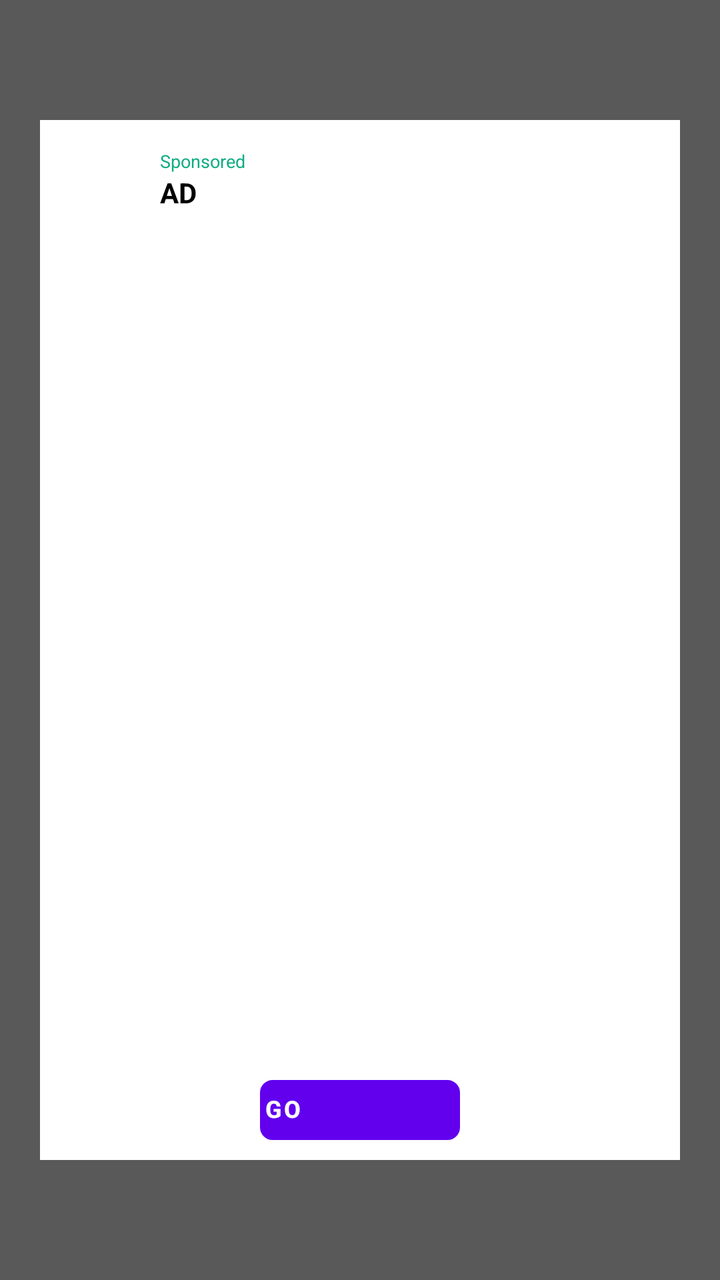
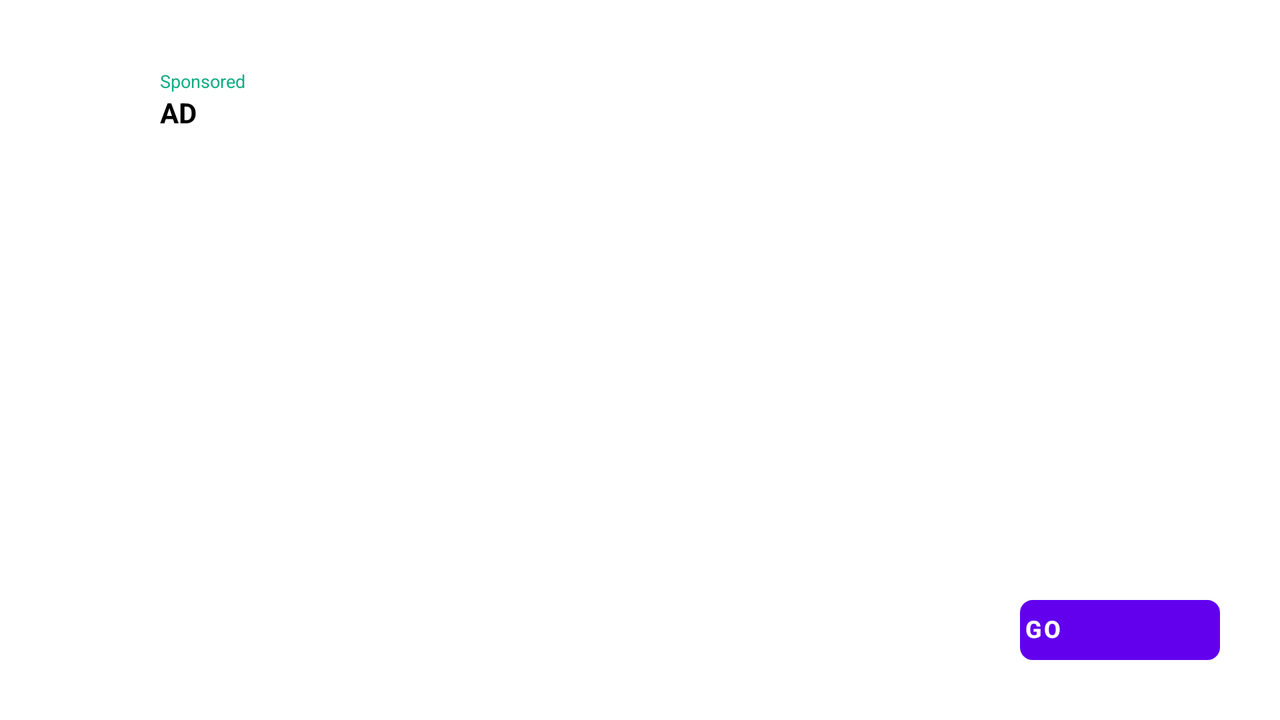

Two renders of one Android screen. The first uses the default layout on a phone; the second uses the alternative layout the repository ships for a different screen configuration, on a matching device. The two XML files are below.
<!-- AndroidManifest.xml: fallback theme Theme.MaterialComponents.DayNight.NoActionBar -->
<!-- res/layout/admost_native_full.xml -->
<?xml version="1.0" encoding="utf-8"?>
<RelativeLayout xmlns:android="http://schemas.android.com/apk/res/android" xmlns:app="http://schemas.android.com/apk/res-auto" xmlns:aapt="http://schemas.android.com/aapt" android:layout_width="wrap_content" android:layout_height="match_parent">
    <ImageView android:id="@+id/ad_back" android:visibility="gone" android:layout_width="match_parent" android:layout_height="match_parent" android:scaleType="fitXY"/>
    <ImageView android:layout_width="match_parent" android:layout_height="match_parent" android:src="#a6000000"/>
    <LinearLayout android:orientation="vertical" android:background="@color/AMRNativeBackground" android:layout_width="match_parent" android:layout_height="match_parent" android:layout_marginLeft="20dp" android:layout_marginTop="60dp" android:layout_marginRight="20dp" android:layout_marginBottom="60dp">
        <LinearLayout android:gravity="bottom" android:orientation="vertical" android:padding="10dp" android:layout_width="match_parent" android:layout_height="wrap_content">
            <LinearLayout android:gravity="center_vertical" android:orientation="horizontal" android:layout_width="match_parent" android:layout_height="match_parent">
                <ImageView android:id="@+id/ad_app_icon" android:layout_width="40dp" android:layout_height="40dp" android:scaleType="fitXY" android:adjustViewBounds="true"/>
                <LinearLayout android:orientation="vertical" android:paddingLeft="10dp" android:layout_width="0dp" android:layout_height="wrap_content" android:layout_weight="1">
                    <TextView android:textSize="9sp" android:textColor="@color/AMRNativeAdSponsoredColor" android:id="@+id/ad_attribution" android:layout_width="wrap_content" android:layout_height="wrap_content" android:text="@string/AMR_text_sponsored" android:lines="1"/>
                    <TextView android:textSize="14sp" android:typeface="normal" android:textStyle="bold" android:textColor="@color/AMRNativeAdTitleColor" android:ellipsize="end" android:gravity="center_vertical" android:id="@+id/ad_headline" android:layout_width="wrap_content" android:layout_height="wrap_content" android:text="@string/AMR_text_ad_all_caps" android:lines="1"/>
                </LinearLayout>
            </LinearLayout>
        </LinearLayout>
        <LinearLayout android:gravity="center" android:orientation="horizontal" android:background="@drawable/ad_image_back" android:padding="1dp" android:layout_width="match_parent" android:layout_height="0dp" android:layout_weight="1">
            <ImageView android:layout_gravity="center" android:id="@+id/ad_image" android:layout_width="match_parent" android:layout_height="wrap_content" android:scaleType="fitCenter"/>
        </LinearLayout>
        <LinearLayout android:gravity="center" android:orientation="vertical" android:padding="10dp" android:layout_width="match_parent" android:layout_height="wrap_content">
            <TextView android:textSize="12sp" android:textColor="@color/AMRNativeAdBodyColor" android:ellipsize="end" android:gravity="center_vertical" android:id="@+id/ad_body" android:padding="5dp" android:layout_width="wrap_content" android:layout_height="0dp" android:maxLines="2" android:layout_weight="1"/>
            <Button android:id="@+id/ad_call_to_action" android:layout_width="wrap_content" android:layout_height="30dp" android:maxWidth="180dp" style="@style/AMRButton"/>
        </LinearLayout>
    </LinearLayout>
    <ImageButton android:id="@+id/amr_ad_close" android:layout_width="36dp" android:layout_height="36dp" android:src="@drawable/ad_close" android:scaleType="fitXY" style="@style/AMRButtonTransparent"/>
    <LinearLayout android:gravity="right" android:orientation="vertical" android:id="@+id/ad_choices" android:layout_width="wrap_content" android:layout_height="wrap_content" android:layout_alignParentRight="true"/>
    <ImageView android:id="@+id/ad_mopub" android:paddingLeft="4dp" android:paddingTop="2dp" android:paddingRight="2dp" android:paddingBottom="4dp" android:visibility="gone" android:layout_width="26dp" android:layout_height="26dp" android:src="@drawable/ad_mopub_daa" android:layout_alignParentRight="true"/>
</RelativeLayout>
<!-- resources referenced by this layout -->
<resources>
  <color name="AMRNativeAdBodyColor">#576574</color>
  <color name="AMRNativeAdSponsoredColor">#10ac84</color>
  <color name="AMRNativeAdTitleColor">#000000</color>
  <color name="AMRNativeBackground">#ffffff</color>
  <!-- drawable ad_image_back (drawable) -->
  <?xml version="1.0" encoding="utf-8"?>
  <shape xmlns:android="http://schemas.android.com/apk/res/android" xmlns:app="http://schemas.android.com/apk/res-auto" xmlns:aapt="http://schemas.android.com/aapt" android:shape="rectangle">
      <stroke android:width="2dp" android:color="#ffffff"/>
  </shape>
  <string name="AMR_text_ad_all_caps">AD</string>
  <string name="AMR_text_sponsored">Sponsored</string>
  <style name="AMRButton">
          <item name="android:textSize">12sp</item>
          <item name="android:textStyle">bold</item>
          <item name="android:textColor">@android:color/white</item>
          <item name="android:ellipsize">end</item>
          <item name="android:background">@drawable/ad_button</item>
          <item name="android:paddingLeft">2dp</item>
          <item name="android:paddingTop">0dp</item>
          <item name="android:paddingRight">2dp</item>
          <item name="android:paddingBottom">0dp</item>
          <item name="android:maxWidth">120dp</item>
          <item name="android:minWidth">100dp</item>
          <item name="android:text">@string/AMRGo</item>
          <item name="android:maxLines">2</item>
      </style>
  <style name="AMRButtonTransparent">
          <item name="android:textColor">@android:color/white</item>
          <item name="android:gravity">left|center_horizontal|clip_horizontal</item>
          <item name="android:background">@android:color/transparent</item>
          <item name="android:padding">2dp</item>
          <item name="android:focusable">true</item>
          <item name="android:clickable">true</item>
          <item name="android:minWidth">30dp</item>
          <item name="android:minHeight">30dp</item>
          <item name="android:drawablePadding">2dp</item>
      </style>
  <!-- drawable ad_button (drawable) -->
  <?xml version="1.0" encoding="utf-8"?>
  <shape xmlns:android="http://schemas.android.com/apk/res/android" xmlns:app="http://schemas.android.com/apk/res-auto" xmlns:aapt="http://schemas.android.com/aapt" android:shape="rectangle">
      <corners android:topLeftRadius="6dp" android:topRightRadius="6dp" android:bottomLeftRadius="6dp" android:bottomRightRadius="6dp"/>
      <stroke android:width="2px" android:color="#ffffff"/>
      <solid android:color="@color/AMRNativeButtonColor"/>
  </shape>
  <string name="AMRGo">GO</string>
  <color name="AMRNativeButtonColor">#10ac84</color>
</resources>
<!-- res/layout-land/admost_native_full.xml (the repository's variant of the layout above) -->
<!-- drawn on the phone turned sideways -->
<?xml version="1.0" encoding="utf-8"?>
<RelativeLayout xmlns:android="http://schemas.android.com/apk/res/android" xmlns:app="http://schemas.android.com/apk/res-auto" xmlns:aapt="http://schemas.android.com/aapt" android:layout_width="wrap_content" android:layout_height="match_parent">
    <ImageView android:id="@+id/ad_back" android:visibility="gone" android:layout_width="match_parent" android:layout_height="match_parent" android:scaleType="fitXY"/>
    <LinearLayout android:orientation="vertical" android:background="@color/AMRNativeBackground" android:layout_width="match_parent" android:layout_height="match_parent" android:layout_margin="20dp">
        <LinearLayout android:gravity="bottom" android:orientation="vertical" android:padding="10dp" android:layout_width="match_parent" android:layout_height="wrap_content">
            <LinearLayout android:gravity="center_vertical" android:orientation="horizontal" android:layout_width="match_parent" android:layout_height="match_parent">
                <ImageView android:id="@+id/ad_app_icon" android:layout_width="40dp" android:layout_height="40dp" android:scaleType="fitXY" android:adjustViewBounds="true"/>
                <LinearLayout android:orientation="vertical" android:paddingLeft="10dp" android:layout_width="0dp" android:layout_height="wrap_content" android:layout_weight="1">
                    <TextView android:textSize="9sp" android:textColor="@color/AMRNativeAdSponsoredColor" android:id="@+id/ad_attribution" android:layout_width="wrap_content" android:layout_height="wrap_content" android:text="@string/AMR_text_sponsored" android:lines="1"/>
                    <TextView android:textSize="14sp" android:typeface="normal" android:textStyle="bold" android:textColor="@color/AMRNativeAdTitleColor" android:ellipsize="end" android:gravity="center_vertical" android:id="@+id/ad_headline" android:layout_width="wrap_content" android:layout_height="wrap_content" android:text="@string/AMR_text_ad_all_caps" android:lines="1"/>
                </LinearLayout>
            </LinearLayout>
        </LinearLayout>
        <LinearLayout android:orientation="horizontal" android:background="@drawable/ad_image_back" android:padding="1dp" android:layout_width="match_parent" android:layout_height="0dp" android:layout_weight="1">
            <ImageView android:layout_gravity="center" android:id="@+id/ad_image" android:layout_width="match_parent" android:layout_height="wrap_content" android:scaleType="fitCenter"/>
        </LinearLayout>
        <RelativeLayout android:gravity="center" android:orientation="horizontal" android:padding="10dp" android:layout_width="match_parent" android:layout_height="wrap_content">
            <LinearLayout android:layout_width="wrap_content" android:layout_height="wrap_content" android:layout_toLeftOf="@+id/ad_call_to_action" android:layout_alignParentLeft="true">
                <TextView android:textSize="12sp" android:textColor="@color/AMRNativeAdBodyColor" android:ellipsize="end" android:gravity="center_vertical" android:id="@+id/ad_body" android:padding="5dp" android:layout_width="wrap_content" android:layout_height="wrap_content" android:maxLines="2"/>
            </LinearLayout>
            <Button android:id="@+id/ad_call_to_action" android:layout_width="wrap_content" android:layout_height="30dp" android:layout_alignParentRight="true" android:layout_centerInParent="true" style="@style/AMRButton"/>
        </RelativeLayout>
    </LinearLayout>
    <LinearLayout android:gravity="right" android:orientation="vertical" android:id="@+id/ad_choices" android:layout_width="wrap_content" android:layout_height="wrap_content" android:layout_alignParentRight="true"/>
    <ImageButton android:id="@+id/amr_ad_close" android:layout_width="36dp" android:layout_height="36dp" android:src="@drawable/ad_close" android:scaleType="fitXY" style="@style/AMRButtonTransparent"/>
    <ImageView android:id="@+id/ad_mopub" android:paddingLeft="4dp" android:paddingTop="2dp" android:paddingRight="2dp" android:paddingBottom="4dp" android:visibility="gone" android:layout_width="26dp" android:layout_height="26dp" android:src="@drawable/ad_mopub_daa" android:layout_alignParentRight="true"/>
</RelativeLayout>
